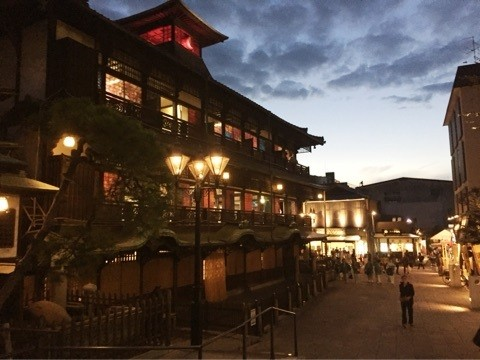
#> input picture onsen.jpg, 480 x 360 px
$ jupyter execute hw2.ipynb   (shell and % lines are left out)
#> lines starting #> are read from the running program, lines starting #| are printed output that depends on the picture; after the words box and inside, x2 and y2 are one past the last pixel; in counts of white or black regions, pixels touching at a corner belong together
[cell 1]
import cv2 as cv
import numpy as np
from sklearn.cluster import KMeans
import matplotlib.pyplot as plt

[cell 2]
img = cv.imread('onsen.jpg')
#> img is the input picture: shape (360, 480, 3); mean B, G, R 61.4, 70.3, 84.2
img= cv.cvtColor(img,cv.COLOR_BGR2RGB)
gray = cv.cvtColor(img, cv.COLOR_BGR2GRAY)
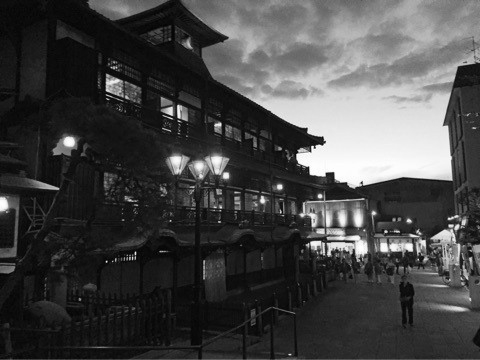
#> gray: shape (360, 480); min 1, max 255, mean 69.2
gray = cv.medianBlur(gray, 5)
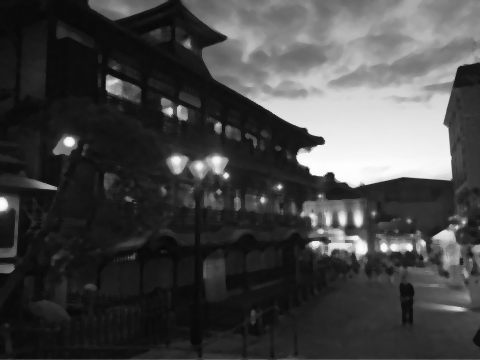
#> gray: shape (360, 480); min 8, max 253, mean 68.3
edges = cv.adaptiveThreshold(gray, 255, cv.ADAPTIVE_THRESH_MEAN_C, cv.THRESH_BINARY, 9, 9)
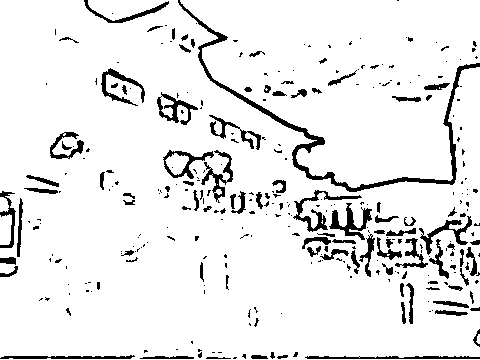
#> edges: shape (360, 480); 91.6% white; 317 black regions (219 under 20 px), largest, box (x1, y1, x2, y2) and area: (178, 0, 480, 192) 2488, (329, 203, 372, 240) 553, (293, 190, 362, 232) 549
color = cv.bilateralFilter(img, 9, 300, 300)
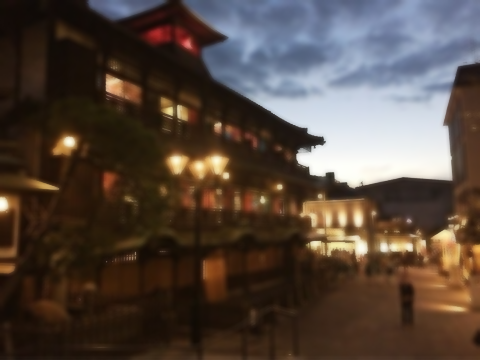
#> color: shape (360, 480, 3); mean R, G, B 84, 70.1, 61.2
cartoon = cv.bitwise_and(color, color, mask=edges)
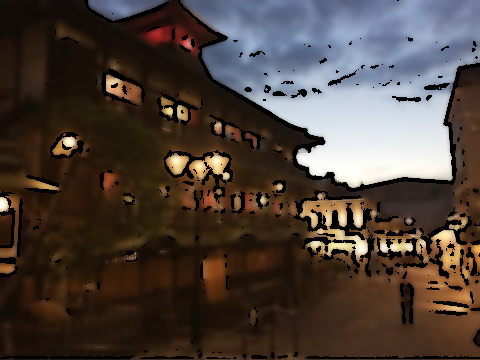
#> cartoon: shape (360, 480, 3); mean R, G, B 76.4, 64.6, 57.5
'''cv.imshow("Cartoon", cartoon)
cv.waitKey(0)
cv.destroyAllWindows()'''

[cell 3]
zipper = KMeans(n_clusters=8)
img_flatten = img.reshape(-1,3) /255
zipper.fit(img_flatten)
zipped_label = zipper.predict(img_flatten)
zipped_img = zipper.cluster_centers_[zipped_label]
zipped_img=zipped_img.reshape(img.shape)
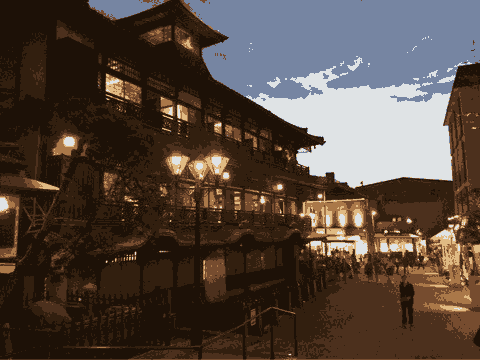
#> zipped_img: shape (360, 480, 3) float64; mean R, G, B 0.33, 0.275, 0.241

[cell 4]
type(zipped_img)

[cell 5]
plt.figure(figsize=(200,50))
plt.imshow(np.hstack((img/255,cartoon/255,zipped_img)))
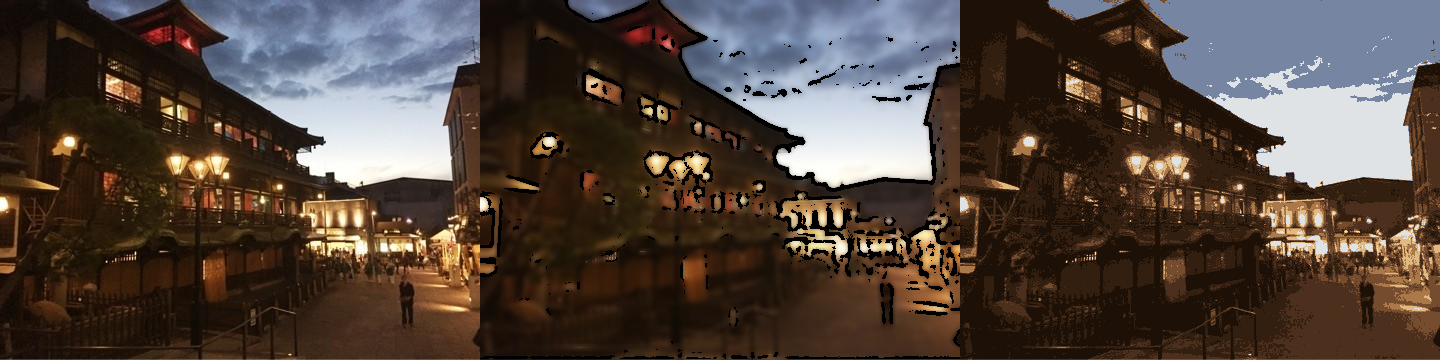
#> shown: shape (360, 1440, 3) float64; mean R, G, B 0.32, 0.268, 0.236

[cell 6]
img.shape
#> Out = (360, 480, 3)
